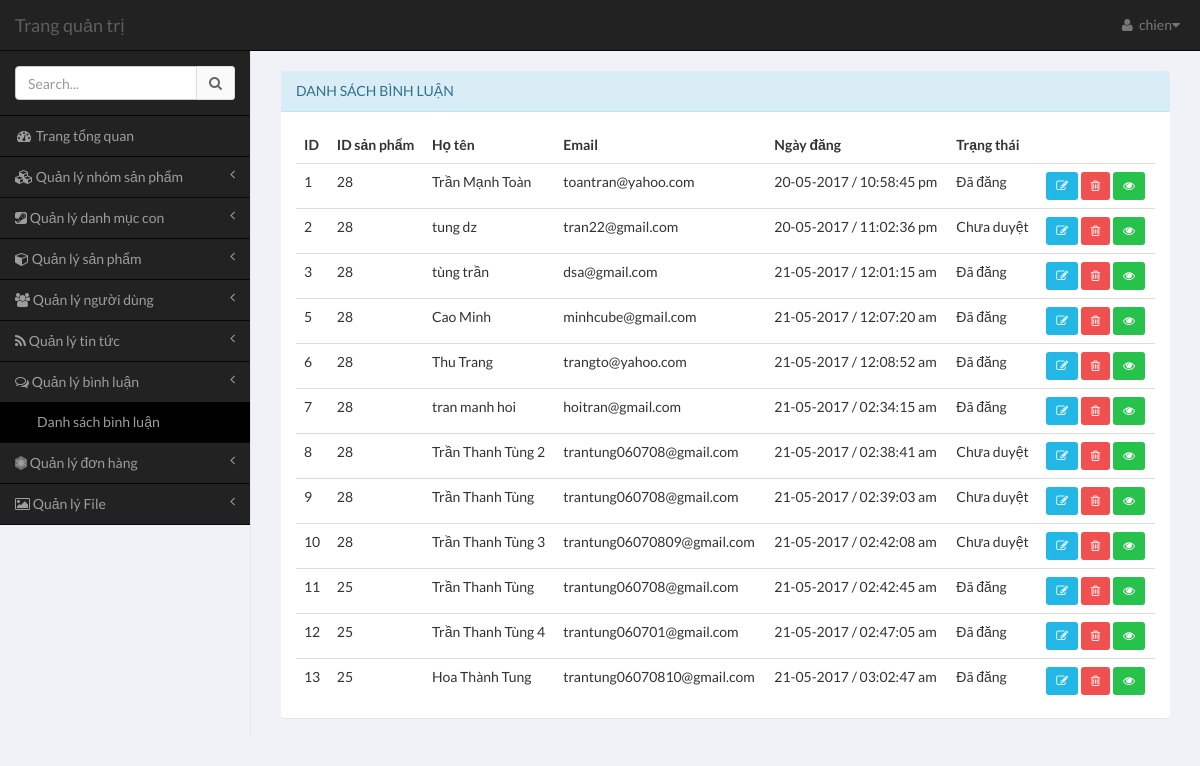
The page /admin/pages/index.php?module=comment&action=list (signed in) on the database its author committed.
### tables this page shows
CREATE TABLE `product_comment` (
  `id` int(11) NOT NULL,
  `product_id` int(11) NOT NULL,
  `name` varchar(255) NOT NULL,
  `email` varchar(255) DEFAULT NULL,
  `comment` text NOT NULL,
  `written_date` int(11) DEFAULT NULL,
  `status` tinyint(4) DEFAULT '0'
);

### common/database.php (called while the page is built, shortened)
<?php
$mysqli = mysqli_connect(DB_HOST, DB_USER, DB_PASS, DB_NAME);
mysqli_set_charset($mysqli,"utf8");
function get_all($table,$fiels_name = false,$field_val = false,$limit = false){
	global $mysqli;
	$data = [];
	$sql = "SELECT * FROM $table";
	$res = mysqli_query($mysqli,$sql);
	if ($res && mysqli_num_rows($res)) {
		while ($row = mysqli_fetch_assoc($res)) {
			$data[] = $row;
		}
	}
	return $data;
}
function phan_trang($table,$fiels_name = false,$field_val = false,$start,$limit){
	global $mysqli;
	$data = [];
	$sql = "SELECT * FROM $table ";
	if ($limit) {
		$sql .= " LIMIT $start,$limit";
	}
	$res = mysqli_query($mysqli,$sql);
	if ($res && mysqli_num_rows($res)) {
		while ($row = mysqli_fetch_assoc($res)) {
			$data[] = $row;
		}
	}
	return $data;
}
?>

### admin/pages/modules/comment/list.php (the view, shortened to what this page needs)
<?php
$total_page = get_count('product_comment');
$show_page = 12;
$num_page = ceil($total_page/$show_page);
$comment = get_all('product_comment');
$get_page = isset($_GET['page']) ? $_GET['page'] : 1;
$start = $show_page*($get_page - 1);
if ($num_page > 1) {
  $comment = phan_trang('product_comment',false,false,$start,$show_page);
}
?>
<div class="row" >
		<div class="col-xs-12">
			<section class="panel panel-info" style="margin-top: 20px;">
			                              <header class="panel-heading">
			                                  Danh sách bình luận
			                            </header>
			                            <div class="panel-body table-responsive">
			                                <table class="table table-hover">
			                                  <thead>
			                                    <tr>
			                                      <th>ID</th>
			                                      <th>ID sản phẩm</th>
			                                      <th>Họ tên</th>
			                                      <th>Email</th>
			                                      <th>Ngày đăng</th>
			                                      <th>Trạng thái</th>
			                                      <th></th>
			                                  </tr>
			                              </thead>
			                              <tbody>
			                                <?php if($comment) :
			                                    foreach ($comment as $row) :
			                                ?>
			                                <tr>
			                                    <td><?php echo $row['id']; ?></td>
			                                    <td><?php echo $row['product_id']; ?></td>
			                                    <td><?php echo $row['name']; ?></td>
			                                    <td><?php echo $row['email']; ?></td>
			                                    <td><?php echo date('d-m-Y / h:i:s a',$row['written_date']); ?></td>
			                                    <?php if($row['status'] == 1){
			                                                  $st = 'Đã đăng' ;
			                                                }else if($row['status'] == 2){
			                                                  $st ='Không được đăng' ;
			                                                }else {
			                                                	$st ='Chưa duyệt' ;
			                                                	} ?>
			                                        <td><?php echo $st ?></td>
			                                  <td>
			                                      <a href="<?php to('comment','edit',$row['id']) ?>" type="button" class="btn btn-sm btn-info" title="Sửa">
			                                          <i class="fa fa-pencil-square-o"></i>
			                                      </a>
			                                      <a href="<?php to('comment','delete',$row['id']) ?>" title="Xóa" type="button" class="btn btn-sm btn-danger" onclick="return confirm('Are you sure ? ')">
			                                          <i class="fa fa-trash-o" ></i>
			                                      </a>
			                                      <a href="<?php to('comment','view',$row['id']) ?>" type="button" class="btn btn-sm btn-success" title="Xem chi tiết">
			                                          <i class="fa fa-eye" ></i>
			                                      </a>
			                                  </td>
			                              </tr>
			                                <?php endforeach; endif; ?>
			                                </tbody>
			                            </table>
                      </div>
			                            </section>
		</div>
</div>

### rows shown on the page
product_comment: id "1", product "28", name "Trần Mạnh Toàn", email "toantran@yahoo.com", written_date "20-05-2017 / 10:58:45 pm", status "Đã đăng"
product_comment: id "2", product "28", name "tung dz", email "tran22@gmail.com", written_date "20-05-2017 / 11:02:36 pm", status "Chưa duyệt"
product_comment: id "3", product "28", name "tùng trần", email "dsa@gmail.com", written_date "21-05-2017 / 12:01:15 am", status "Đã đăng"
product_comment: id "5", product "28", name "Cao Minh", email "minhcube@gmail.com", written_date "21-05-2017 / 12:07:20 am", status "Đã đăng"
product_comment: id "6", product "28", name "Thu Trang", email "trangto@yahoo.com", written_date "21-05-2017 / 12:08:52 am", status "Đã đăng"
product_comment: id "7", product "28", name "tran manh hoi", email "hoitran@gmail.com", written_date "21-05-2017 / 02:34:15 am", status "Đã đăng"
product_comment: id "8", product "28", name "Trần Thanh Tùng 2", email "trantung060708@gmail.com", written_date "21-05-2017 / 02:38:41 am", status "Chưa duyệt"
product_comment: id "9", product "28", name "Trần Thanh Tùng", email "trantung060708@gmail.com", written_date "21-05-2017 / 02:39:03 am", status "Chưa duyệt"
product_comment: id "10", product "28", name "Trần Thanh Tùng 3", email "trantung06070809@gmail.com", written_date "21-05-2017 / 02:42:08 am", status "Chưa duyệt"
product_comment: id "11", product "25", name "Trần Thanh Tùng", email "trantung060708@gmail.com", written_date "21-05-2017 / 02:42:45 am", status "Đã đăng"
product_comment: id "12", product "25", name "Trần Thanh Tùng 4", email "trantung060701@gmail.com", written_date "21-05-2017 / 02:47:05 am", status "Đã đăng"
product_comment: id "13", product "25", name "Hoa Thành Tung", email "trantung06070810@gmail.com", written_date "21-05-2017 / 03:02:47 am", status "Đã đăng"

### other values the page prints
$user['username'] "chien"
